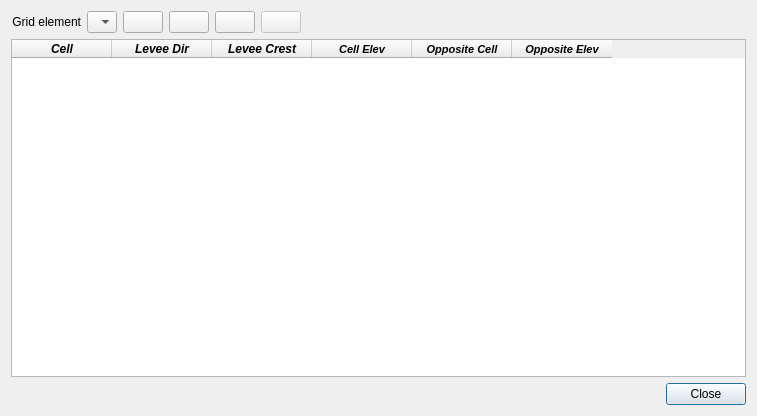
<?xml version="1.0" encoding="UTF-8"?>
<ui version="4.0">
 <class>Dialog</class>
 <widget class="QDialog" name="Dialog">
  <property name="geometry">
   <rect>
    <x>0</x>
    <y>0</y>
    <width>757</width>
    <height>416</height>
   </rect>
  </property>
  <property name="sizePolicy">
   <sizepolicy hsizetype="Preferred" vsizetype="Preferred">
    <horstretch>0</horstretch>
    <verstretch>0</verstretch>
   </sizepolicy>
  </property>
  <property name="windowTitle">
   <string>Errors and Warnings Analysis</string>
  </property>
  <layout class="QGridLayout" name="gridLayout_2">
   <item row="1" column="0" colspan="3">
    <widget class="QTableWidget" name="crest_tblw">
     <property name="enabled">
      <bool>true</bool>
     </property>
     <property name="sizePolicy">
      <sizepolicy hsizetype="Expanding" vsizetype="Expanding">
       <horstretch>0</horstretch>
       <verstretch>0</verstretch>
      </sizepolicy>
     </property>
     <property name="maximumSize">
      <size>
       <width>1000</width>
       <height>16777215</height>
      </size>
     </property>
     <property name="baseSize">
      <size>
       <width>7</width>
       <height>0</height>
      </size>
     </property>
     <property name="inputMethodHints">
      <set>Qt::ImhNone</set>
     </property>
     <property name="editTriggers">
      <set>QAbstractItemView::NoEditTriggers</set>
     </property>
     <property name="alternatingRowColors">
      <bool>false</bool>
     </property>
     <property name="selectionMode">
      <enum>QAbstractItemView::ContiguousSelection</enum>
     </property>
     <property name="selectionBehavior">
      <enum>QAbstractItemView::SelectRows</enum>
     </property>
     <property name="sortingEnabled">
      <bool>false</bool>
     </property>
     <property name="rowCount">
      <number>0</number>
     </property>
     <property name="columnCount">
      <number>6</number>
     </property>
     <attribute name="horizontalHeaderCascadingSectionResizes">
      <bool>false</bool>
     </attribute>
     <column>
      <property name="text">
       <string>Cell</string>
      </property>
      <property name="font">
       <font>
        <weight>75</weight>
        <italic>true</italic>
        <bold>true</bold>
       </font>
      </property>
     </column>
     <column>
      <property name="text">
       <string>Levee Dir</string>
      </property>
      <property name="font">
       <font>
        <weight>75</weight>
        <italic>true</italic>
        <bold>true</bold>
       </font>
      </property>
     </column>
     <column>
      <property name="text">
       <string>Levee Crest</string>
      </property>
      <property name="font">
       <font>
        <weight>75</weight>
        <italic>true</italic>
        <bold>true</bold>
       </font>
      </property>
     </column>
     <column>
      <property name="text">
       <string>Cell Elev</string>
      </property>
      <property name="font">
       <font>
        <family>MS Shell Dlg 2</family>
        <pointsize>8</pointsize>
        <weight>75</weight>
        <italic>true</italic>
        <bold>true</bold>
       </font>
      </property>
     </column>
     <column>
      <property name="text">
       <string>Opposite Cell</string>
      </property>
      <property name="font">
       <font>
        <family>MS Shell Dlg 2</family>
        <pointsize>8</pointsize>
        <weight>75</weight>
        <italic>true</italic>
        <bold>true</bold>
       </font>
      </property>
     </column>
     <column>
      <property name="text">
       <string>Opposite Elev</string>
      </property>
      <property name="font">
       <font>
        <family>MS Shell Dlg 2</family>
        <pointsize>8</pointsize>
        <weight>75</weight>
        <italic>true</italic>
        <bold>true</bold>
       </font>
      </property>
     </column>
    </widget>
   </item>
   <item row="2" column="1" colspan="2">
    <widget class="QDialogButtonBox" name="buttonBox">
     <property name="standardButtons">
      <set>QDialogButtonBox::Close</set>
     </property>
    </widget>
   </item>
   <item row="0" column="0">
    <layout class="QGridLayout" name="gridLayout">
     <property name="sizeConstraint">
      <enum>QLayout::SetFixedSize</enum>
     </property>
     <item row="0" column="0">
      <widget class="QLabel" name="label_7">
       <property name="sizePolicy">
        <sizepolicy hsizetype="Fixed" vsizetype="Fixed">
         <horstretch>0</horstretch>
         <verstretch>0</verstretch>
        </sizepolicy>
       </property>
       <property name="text">
        <string>Grid element</string>
       </property>
       <property name="alignment">
        <set>Qt::AlignRight|Qt::AlignTrailing|Qt::AlignVCenter</set>
       </property>
      </widget>
     </item>
     <item row="0" column="1">
      <widget class="QComboBox" name="elements_cbo">
       <property name="enabled">
        <bool>true</bool>
       </property>
       <property name="sizePolicy">
        <sizepolicy hsizetype="Fixed" vsizetype="Fixed">
         <horstretch>0</horstretch>
         <verstretch>0</verstretch>
        </sizepolicy>
       </property>
       <property name="maxVisibleItems">
        <number>20</number>
       </property>
       <property name="insertPolicy">
        <enum>QComboBox::InsertAfterCurrent</enum>
       </property>
       <property name="sizeAdjustPolicy">
        <enum>QComboBox::AdjustToContents</enum>
       </property>
       <item>
        <property name="text">
         <string/>
        </property>
       </item>
      </widget>
     </item>
     <item row="0" column="2">
      <widget class="QPushButton" name="zoom_in_btn">
       <property name="toolTip">
        <string>Zoom In</string>
       </property>
       <property name="toolTipDuration">
        <number>-1</number>
       </property>
       <property name="text">
        <string/>
       </property>
       <property name="icon">
        <iconset>
         <normaloff>../img/zoom_in.svg</normaloff>../img/zoom_in.svg</iconset>
       </property>
      </widget>
     </item>
     <item row="0" column="3">
      <widget class="QPushButton" name="zoom_out_btn">
       <property name="toolTip">
        <string>Zoom Out</string>
       </property>
       <property name="toolTipDuration">
        <number>-1</number>
       </property>
       <property name="text">
        <string/>
       </property>
       <property name="icon">
        <iconset>
         <normaloff>../img/zoom_out.svg</normaloff>../img/zoom_out.svg</iconset>
       </property>
      </widget>
     </item>
     <item row="0" column="4">
      <widget class="QPushButton" name="copy_btn">
       <property name="sizePolicy">
        <sizepolicy hsizetype="Fixed" vsizetype="Fixed">
         <horstretch>0</horstretch>
         <verstretch>0</verstretch>
        </sizepolicy>
       </property>
       <property name="toolTip">
        <string>Copy selected rows to clipboard</string>
       </property>
       <property name="text">
        <string/>
       </property>
       <property name="icon">
        <iconset>
         <normaloff>../img/copy.svg</normaloff>../img/copy.svg</iconset>
       </property>
      </widget>
     </item>
     <item row="0" column="5">
      <widget class="QPushButton" name="find_cell_btn">
       <property name="enabled">
        <bool>false</bool>
       </property>
       <property name="sizePolicy">
        <sizepolicy hsizetype="Fixed" vsizetype="Fixed">
         <horstretch>0</horstretch>
         <verstretch>0</verstretch>
        </sizepolicy>
       </property>
       <property name="text">
        <string/>
       </property>
       <property name="icon">
        <iconset>
         <normaloff>../img/eye-svgrepo-com.svg</normaloff>../img/eye-svgrepo-com.svg</iconset>
       </property>
      </widget>
     </item>
    </layout>
   </item>
  </layout>
 </widget>
 <resources/>
 <connections>
  <connection>
   <sender>buttonBox</sender>
   <signal>rejected()</signal>
   <receiver>Dialog</receiver>
   <slot>reject()</slot>
   <hints>
    <hint type="sourcelabel">
     <x>715</x>
     <y>393</y>
    </hint>
    <hint type="destinationlabel">
     <x>312</x>
     <y>389</y>
    </hint>
   </hints>
  </connection>
 </connections>
</ui>
